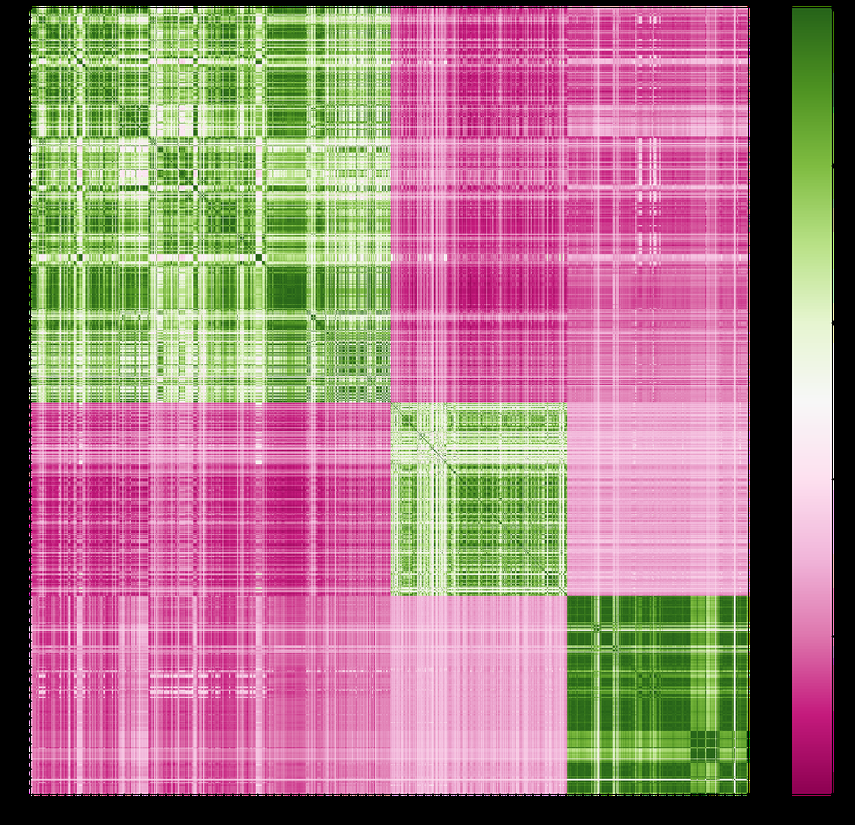
#> input picture notebooks/test2.png, 855 x 825 px, shrunk from 1482 x 1429 before the run
$ python -i utils.py   (imports and definitions only)
#> lines starting #> are read from the running program, lines starting #| are printed output that depends on the picture
from itertools import chain
from typing import Dict, List, Tuple
import string

import matplotlib.pyplot as plt
import numpy as np
import pandas as pd
import seaborn as sns

from sklearn.compose import ColumnTransformer
from sklearn.metrics.pairwise import rbf_kernel, cosine_similarity
from sklearn.preprocessing import StandardScaler, OneHotEncoder, MultiLabelBinarizer
from sklearn.pipeline import Pipeline, FeatureUnion
from sklearn.model_selection import train_test_split
from prince import CA


FIXED_COLUMN_NAMES = [
    'id', 'supplier_id', 'category_id', 'category_name', 'title',
    'model_name', 'description_short', 'description_middle', 'description_long',
    'summary_short', 'summary_long', 'warranty', 'is_limited', 'on_market', 'quality',
    'url_details', 'url_manual', 'url_pdf', 'created_at', 'updated_at', 'released_on',
    'end_of_life_on', 'ean', 'n_variants', 'countries',
    # 'supplier_name',
]


ICE_CAT_ID_LIKE_COLUMN_NAMES = [
    'Customs product code (TARIC)',
    'Master (outer) case GTIN (EAN/UPC)',
    'Bundled software',
    'Shipping (inner) case GTIN (EAN/UPC)',
    'Dimensions (W x D x H) (imperial)',
    'Dimensions printer compartment (W x D x H)',
    'Package dimensions (W x D x H)',
    'Interior dimensions (W x D x H)',
    'Package dimensions (WxDxH)',
    'Dimensions (WxDxH)',
    'Exterior dimensions (WxDxH)',
    'Weight (imperial)',
    'Board size (W x D)',
    'Case or master carton dimensions (W x D x H)',
    'Pallet GTIN (EAN/UPC)',
    'Pallet dimensions (W x D x H)',
    'Pallet dimensions (W x D x H) (imperial)',
    'Pole dimensions (W x D x H)',
    'Slot size (LxWxH)',
]


class MultiHotEncoder(OneHotEncoder):
    # [40 lines left out: functions __init__, fit, transform, not called in this run]

    def fit_transform(self, X, y=None):
        return self.fit(X, y).transform(X, y)


def get_feature_columns(dataframe: pd.DataFrame, remove_id_like_columns: bool=False) -> List[str]:
    all_cols = set(dataframe.columns)
    fixed_cols = set(FIXED_COLUMN_NAMES)
    id_like_cols = set(ICE_CAT_ID_LIKE_COLUMN_NAMES) if remove_id_like_columns else set()
    disjoint_set = all_cols - fixed_cols - id_like_cols
    return list(sorted(disjoint_set))


# [188 lines left out: functions get_unique_value_lengths, split_and_flatten, inferred_type, filter_rows, get_product_feature_columns_for_training, detect_and_fix_column_types and 4 more, not called in this run]


def get_fill_ratios_for_product_features_per_category(dataframe: pd.DataFrame):
    # Only consider product features that can be used for comparing distances between products.
    col_product_features = get_feature_columns(dataframe, remove_id_like_columns=True)

    # Find the number of filled values for each product feature and each product category.
    df_fill_per_category = dataframe[col_product_features].groupby(dataframe.category_name).count()
    df_fill_per_category = df_fill_per_category.transpose()

    # For each product feature, sum the number of filled values across categories.
    df_fill_per_category['total_filled'] = df_fill_per_category.sum(axis=1)

    # Fetch all categories.
    categories = dataframe.category_name.unique()

    # Prepare the result map
    category_feature_map = dict()

    for category in categories:
        # Find number of products in the given category
        n_rows_for_category = dataframe[dataframe.category_name == category].shape[0]

        # Find valid product features for the given category by filtering out
        # the product features that do not have any filled value.
        df_cat_features = df_fill_per_category[df_fill_per_category[category] > 0][category]
        category_feature_names = df_cat_features.index.tolist()

        # Compute fill ratio for each product feature in the given category.
        fill_ratios = (df_fill_per_category[df_fill_per_category[category] > 0][category] / n_rows_for_category).tolist()

        # Store the data in the map
        category_feature_map[category] = {k:v for k, v in zip(category_feature_names, fill_ratios)}

    return category_feature_map


# [8 lines left out: function get_valid_categories_per_product_feature, not called in this run]


def prepare_for_preprocessing(dataframe: pd.DataFrame, valid_cats_per_feat: Dict[str, List[str]]=None) -> Tuple[pd.DataFrame, Dict[str, List[str]]]:
    df = dataframe.copy()

    if valid_cats_per_feat is None:
        fill_ratios = get_fill_ratios_for_product_features_per_category(df)
        valid_cats_per_feat = get_valid_categories_per_product_feature(fill_ratios)

    product_feature_columns = get_product_feature_columns_for_training(df)

    feature_type_map = {
        'binary': [],
        'category': [],
        'multi-category': [],
        'int32': [],
        'float': [],
    }

    for feat in set(product_feature_columns):
        valid_product_categories = valid_cats_per_feat[feat]
        dtype = inferred_type(df, feat)
        filter_cat_not_valid = ~df.category_name.isin(valid_product_categories)

        if dtype in ['category', 'multi-category']:
            # Distinguish between values for which the feature is invalid or N/A.
            # Mark the categories for which the given product feature is not valid for as Invalid.
            # If the category is valid, mark NULL values as Not Available.
            df.loc[filter_cat_not_valid & df[feat].isnull(), feat] = '(Invalid)'
            df.loc[df[feat].isnull(), feat] = '(N/A)'
            df[feat] = df[feat].astype('category' if dtype == 'category' else 'str')
            feature_type_map[dtype].append(feat)

        elif dtype in ['float', 'int32']:
            if (filter_cat_not_valid & df[feat].isnull()).sum() > 0:
                # Create a new binary feature that tracks that the current numerical
                # product feature is invalid for certain product categories.
                feat_invalid = feat + ' Invalid'  # Name of the new feature
                df[feat_invalid] = 0  # Default value is False
                df[feat_invalid] = df[feat_invalid].astype(int)

                # Ensure that the newly created feature is used.
                feature_type_map['binary'].append(feat_invalid)

                # Mark invalid if the product feature is not valid for the
                # categories and value is NULL.
                df.loc[filter_cat_not_valid & df[feat].isnull(), feat_invalid] = 1

            if df[feat].isnull().sum() > 0:
                # Create a binary feature that tracks when the current numerical
                # feature is valid for certain product categories but value is
                # not available for a given product.
                feat_na = feat + ' Not Available'  # Name of the new feature
                df[feat_na] = 0  # Default Value
                df[feat_na] = df[feat_na].astype(int)

                # Ensure that the newly created feature is used downstream.
                feature_type_map['binary'].append(feat_na)

                # Mark valid but unassigned values.
                df.loc[df[feat].isnull(), feat_na] = 1

            df[feat].fillna(0.0, inplace=True)
            df[feat] = df[feat].astype(dtype)
            feature_type_map[dtype].append(feat)

    sorted_cols = list(sorted(df.columns.tolist()))
    return df[sorted_cols], feature_type_map


def preprocess_dataframe(dataframe: pd.DataFrame, valid_cats_per_feat: Dict[str, List[str]]=None) -> np.array:
    """Preprocesses raw data into numerical features.
    """

    # Prepare for preprocessing
    df, feat_by_type = prepare_for_preprocessing(dataframe, valid_cats_per_feat)

    # Separate different types of features.
    numeric_features = list(sorted(feat_by_type['float'] + feat_by_type['int32']))
    categorical_features = feat_by_type['category']
    multi_categorical_features = feat_by_type['multi-category']
    binary_features = feat_by_type['binary']

    # Sanity check!
    all_features = numeric_features + categorical_features + multi_categorical_features + binary_features
    assert 'category_name' not in all_features, 'Product category variable should not be present!'

    # Convert multi-categorical features to list of values as MultiHotEncoder expects it.
    for c in multi_categorical_features:
        df[c] = df[c].astype('str').apply(lambda r: [v.strip() for v in r.split(',')])

    # Create encoders/scalers for different types of features.
    numeric_transformer = StandardScaler()
    categorical_transformer = OneHotEncoder(handle_unknown='ignore')
    multi_categorical_transformer = MultiHotEncoder()

    # Combine all transformers into a preprocessor
    preprocessor = ColumnTransformer(
        transformers=[
            ('numerical', numeric_transformer, numeric_features),
            ('categorical', categorical_transformer, categorical_features),
            ('multi-categorical', multi_categorical_transformer, multi_categorical_features),
            ('binary', 'passthrough', binary_features)
        ]
    )

    # Preprocess data
    X = preprocessor.fit_transform(df)
    return X


# [123 lines left out: functions preprocess_dataframe_with_correspondence_analysis, plot_similarity_heatmap, group_clusters_per_category, combined_similar_clusters, not called in this run]

>>> import cv2
>>> picture = cv2.imread('test2.png', cv2.IMREAD_GRAYSCALE)
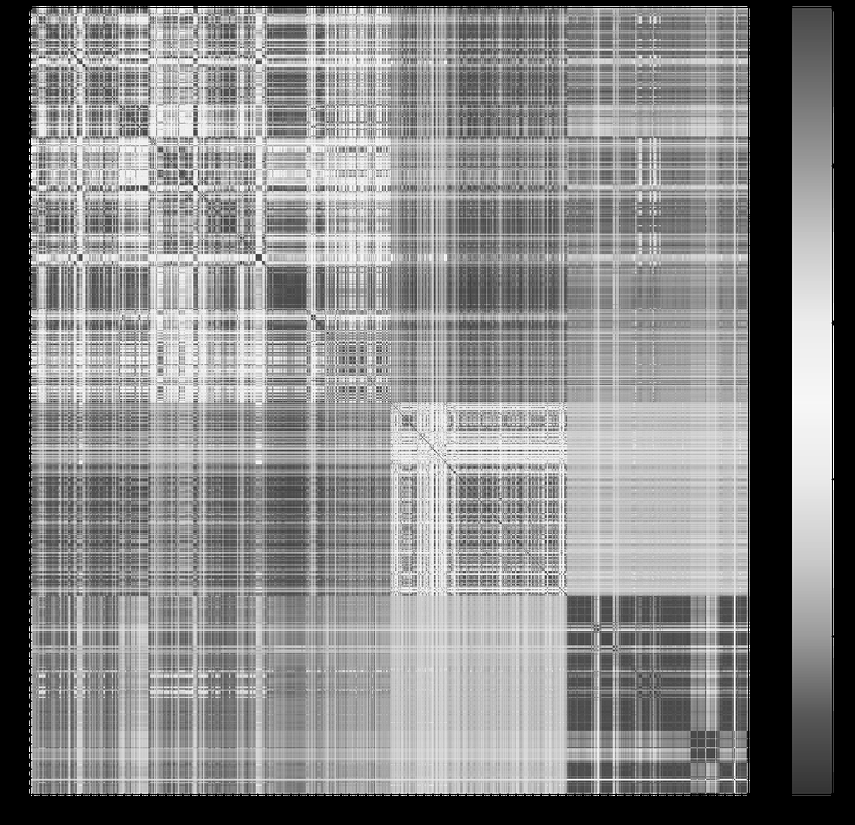
#> picture: shape (825, 855); min 0, max 255, mean 135.9
>>> result = preprocess_dataframe(picture)
#> (the run stopped early here; a loop or call above may not have finished)
